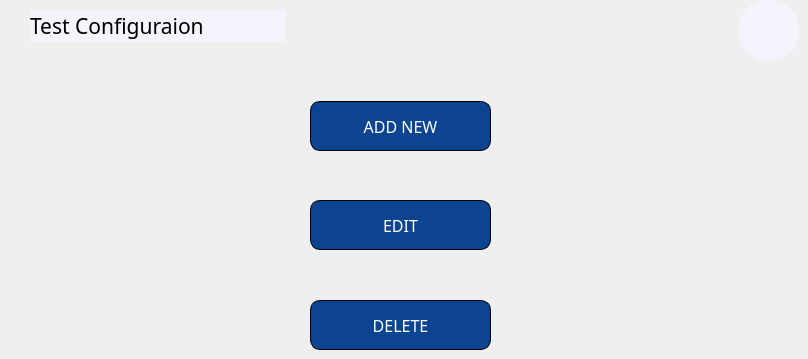
    <widget class="QWidget" name="page_7">
     <widget class="QLabel" name="TestConfig_Btn_3">
      <property name="geometry">
       <rect>
        <x>30</x>
        <y>10</y>
        <width>255</width>
        <height>32</height>
       </rect>
      </property>
      <property name="font">
       <font>
        <family>Sans Serif</family>
        <pointsize>16</pointsize>
       </font>
      </property>
      <property name="styleSheet">
       <string notr="true">background-color: #f4f4fc;</string>
      </property>
      <property name="text">
       <string>Test Configuraion</string>
      </property>
     </widget>
     <widget class="QPushButton" name="pushButton">
      <property name="geometry">
       <rect>
        <x>310</x>
        <y>101</y>
        <width>181</width>
        <height>50</height>
       </rect>
      </property>
      <property name="font">
       <font>
        <family>Sans Serif</family>
        <pointsize>12</pointsize>
        <weight>50</weight>
        <bold>false</bold>
       </font>
      </property>
      <property name="styleSheet">
       <string notr="true">QPushButton
{
background-color: rgb(12, 68, 145);
 border: 1px solid black;
     border-radius: 10px;
color: rgb(255, 255, 255);
}</string>
      </property>
      <property name="text">
       <string>ADD NEW</string>
      </property>
     </widget>
     <widget class="QPushButton" name="pushButton_2">
      <property name="geometry">
       <rect>
        <x>310</x>
        <y>200</y>
        <width>181</width>
        <height>50</height>
       </rect>
      </property>
      <property name="font">
       <font>
        <family>Sans Serif</family>
        <pointsize>12</pointsize>
        <weight>50</weight>
        <bold>false</bold>
       </font>
      </property>
      <property name="styleSheet">
       <string notr="true">QPushButton
{
background-color: rgb(12, 68, 145);
 border: 1px solid black;
     border-radius: 10px;
color: rgb(255, 255, 255);
}</string>
      </property>
      <property name="text">
       <string>EDIT</string>
      </property>
     </widget>
     <widget class="QPushButton" name="pushButton_3">
      <property name="geometry">
       <rect>
        <x>310</x>
        <y>300</y>
        <width>181</width>
        <height>50</height>
       </rect>
      </property>
      <property name="font">
       <font>
        <family>Sans Serif</family>
        <pointsize>12</pointsize>
        <weight>50</weight>
        <bold>false</bold>
       </font>
      </property>
      <property name="styleSheet">
       <string notr="true">QPushButton
{
background-color: rgb(12, 68, 145);
 border: 1px solid black;
     border-radius: 10px;
color: rgb(255, 255, 255);
}</string>
      </property>
      <property name="text">
       <string>DELETE</string>
      </property>
     </widget>
     <widget class="QPushButton" name="Home_Btn_4">
      <property name="geometry">
       <rect>
        <x>738</x>
        <y>0</y>
        <width>61</width>
        <height>61</height>
       </rect>
      </property>
      <property name="font">
       <font>
        <pointsize>11</pointsize>
       </font>
      </property>
      <property name="styleSheet">
       <string notr="true">background-color: #f4f4fc;
border:none;
border-radius:30%;
</string>
      </property>
      <property name="text">
       <string/>
      </property>
      <property name="icon">
       <iconset resource="icons.qrc">
        <normaloff>:/img/output-onlinepngtools (3).png</normaloff>:/img/output-onlinepngtools (3).png</iconset>
      </property>
      <property name="iconSize">
       <size>
        <width>50</width>
        <height>50</height>
       </size>
      </property>
     </widget>
    </widget>
